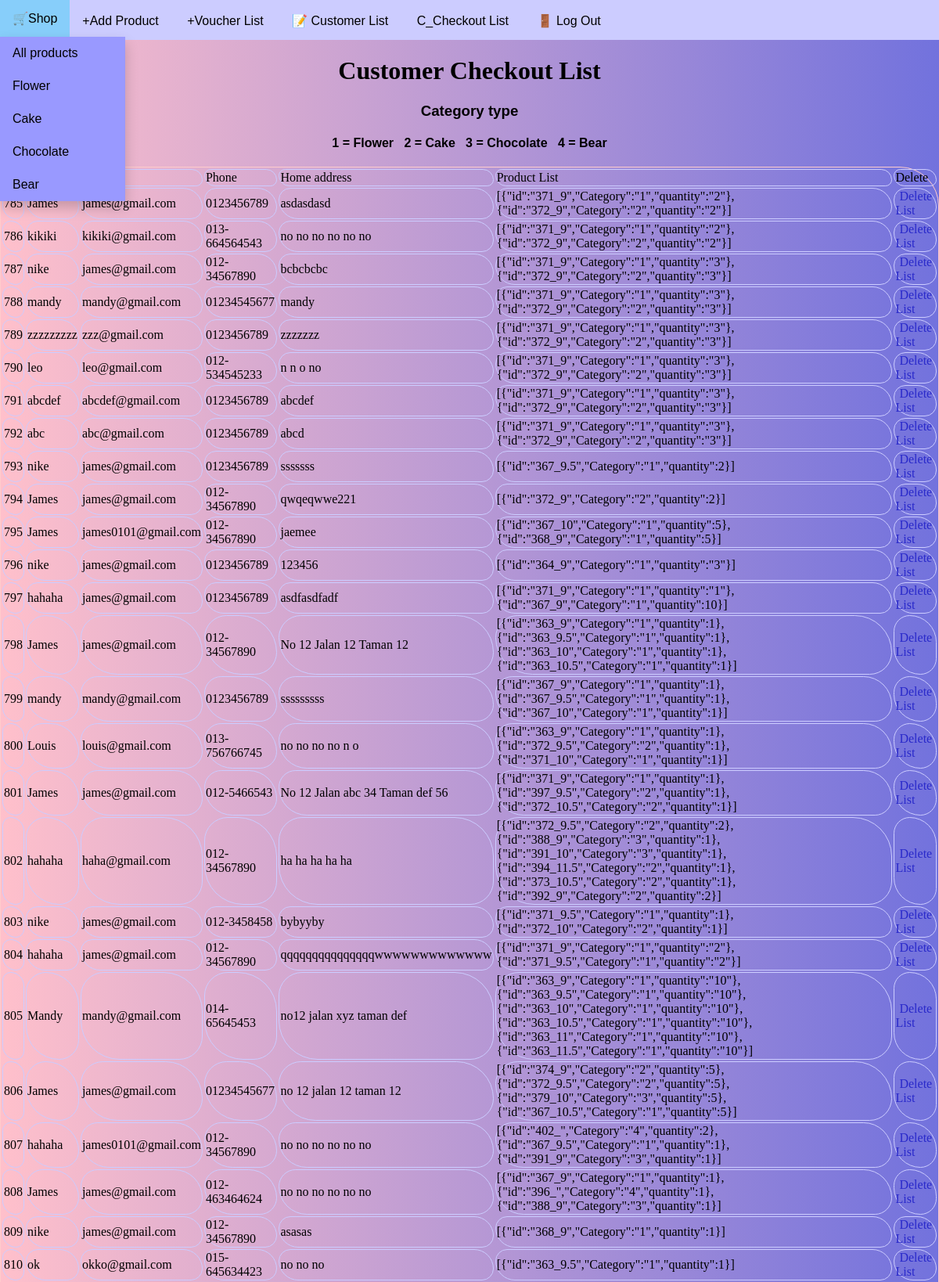
Page /checkout_list.php (upper part) on the committed database.
### tables this page shows
CREATE TABLE `checkout` (
  `id` int(11) NOT NULL,
  `name` varchar(50) NOT NULL,
  `email` varchar(255) NOT NULL,
  `phone` varchar(13) NOT NULL,
  `address` varchar(2000) NOT NULL,
  `details` varchar(2555) NOT NULL
);

### checkout_list.php (the view, shortened to what this page needs)
<?php
include ('connection.php');
$result = mysqli_query($condb,"SELECT * FROM checkout");
?>
<!DOCTYPE html>
<html>
<head>
	<link href="css/A_checkout_list.css" rel="stylesheet"/>
	<?php include 'A_header.php';?>
</head>
<body>
    <center><h1>Customer Checkout List</h1>
		<h3>Category type</h3>
		<h4>1 = Flower&nbsp;&nbsp; 2 = Cake&nbsp;&nbsp; 3 = Chocolate&nbsp;&nbsp; 4 = Bear</h4>
        <table>
        <tr>
		<center><td>No.</td></center>
		<center><td>Name</td><center>
		<center><td>Email</td></center>
		<center><td>Phone</td></center>
        <center><td>Home address</td></center>
        <center><td>Product List</td></center>
        <center><td>Delete</td></center>
	  </tr>
			<?php
			while($row = mysqli_fetch_array($result)) {
			?>
	  <tr>
	<td><?php echo $row["id"]; ?></td>
	<td><?php echo $row["name"]; ?></td>
	<td><?php echo $row["email"]; ?></td>
	<td><?php echo $row["phone"]; ?></td>
    <td><?php echo $row["address"]; ?></td>
	<td><?php echo $row["details"]; ?></td>
    <center><td><a class="link" href="A_deletecheckout.php?id=<?php echo $row["id"]; ?>">Delete List</a></td></center>
      </tr>
			<?php
			}
			?>
		</table>
<br><br><br>
	</center>
    </body>
    </html>

### css/A_checkout_list.css (style rules this page uses)
body { background: linear-gradient(to left, rgb(114, 114, 221), pink); margin: 0; font-family: Arial, Helvetica, sans-serif; transition: margin-left 0.5s; }
h1 { font-family:Eras Bold ITC; }
table { font-family: Arial Rounded MT Bold; border:1px solid #FFCCCC; border-radius:30px 50px; }
a { text-decoration: none; padding:5px; color:#2929ca; }
td { border-radius:30px 50px; border:1px solid #CCCCFF; }

### rows in the picture
checkout: id "785", name "James", email "james@gmail.com", phone "0123456789", address "asdasdasd", details "[{\"id\":\"371_9\",\"Category\":\"1\",\"quantity\":\"2\"},{\"id\":\"372_9\",\"Category\":\"2\",\"quantity\":\"2\"}]"
checkout: id "786", name "kikiki", email "kikiki@gmail.com", phone "013-664564543", address "no no no no no no", details "[{\"id\":\"371_9\",\"Category\":\"1\",\"quantity\":\"2\"},{\"id\":\"372_9\",\"Category\":\"2\",\"quantity\":\"2\"}]"
checkout: id "787", name "nike", email "james@gmail.com", phone "012-34567890", address "bcbcbcbc", details "[{\"id\":\"371_9\",\"Category\":\"1\",\"quantity\":\"3\"},{\"id\":\"372_9\",\"Category\":\"2\",\"quantity\":\"3\"}]"
checkout: id "788", name "mandy", email "mandy@gmail.com", phone "01234545677", address "mandy", details "[{\"id\":\"371_9\",\"Category\":\"1\",\"quantity\":\"3\"},{\"id\":\"372_9\",\"Category\":\"2\",\"quantity\":\"3\"}]"
checkout: id "789", name "zzzzzzzzz", email "zzz@gmail.com", phone "0123456789", address "zzzzzzz", details "[{\"id\":\"371_9\",\"Category\":\"1\",\"quantity\":\"3\"},{\"id\":\"372_9\",\"Category\":\"2\",\"quantity\":\"3\"}]"
checkout: id "790", name "leo", email "leo@gmail.com", phone "012-534545233", address "n n o no", details "[{\"id\":\"371_9\",\"Category\":\"1\",\"quantity\":\"3\"},{\"id\":\"372_9\",\"Category\":\"2\",\"quantity\":\"3\"}]"
checkout: id "791", name "abcdef", email "abcdef@gmail.com", phone "0123456789", address "abcdef", details "[{\"id\":\"371_9\",\"Category\":\"1\",\"quantity\":\"3\"},{\"id\":\"372_9\",\"Category\":\"2\",\"quantity\":\"3\"}]"
checkout: id "792", name "abc", email "abc@gmail.com", phone "0123456789", address "abcd", details "[{\"id\":\"371_9\",\"Category\":\"1\",\"quantity\":\"3\"},{\"id\":\"372_9\",\"Category\":\"2\",\"quantity\":\"3\"}]"
checkout: id "793", name "nike", email "james@gmail.com", phone "0123456789", address "sssssss", details "[{\"id\":\"367_9.5\",\"Category\":\"1\",\"quantity\":2}]"
checkout: id "794", name "James", email "james@gmail.com", phone "012-34567890", address "qwqeqwwe221", details "[{\"id\":\"372_9\",\"Category\":\"2\",\"quantity\":2}]"
checkout: id "795", name "James", email "james0101@gmail.com", phone "012-34567890", address "jaemee", details "[{\"id\":\"367_10\",\"Category\":\"1\",\"quantity\":5},{\"id\":\"368_9\",\"Category\":\"1\",\"quantity\":5}]"
checkout: id "796", name "nike", email "james@gmail.com", phone "0123456789", address "123456", details "[{\"id\":\"364_9\",\"Category\":\"1\",\"quantity\":\"3\"}]"
checkout: id "797", name "hahaha", email "james@gmail.com", phone "0123456789", address "asdfasdfadf", details "[{\"id\":\"371_9\",\"Category\":\"1\",\"quantity\":\"1\"},{\"id\":\"367_9\",\"Category\":\"1\",\"quantity\":10}]"
checkout: id "798", name "James", email "james@gmail.com", phone "012-34567890", address "No 12 Jalan 12 Taman 12", details "[{\"id\":\"363_9\",\"Category\":\"1\",\"quantity\":1},{\"id\":\"363_9.5\",\"Category\":\"1\",\"quantity\":1},{\"id\":\"363_10\",\"Category\":\"1\",\"quantity\":1},{\"id\":\"363_10.5\",\"Category\":\"1\",\"quantity\":1}]"
checkout: id "799", name "mandy", email "mandy@gmail.com", phone "0123456789", address "sssssssss", details "[{\"id\":\"367_9\",\"Category\":\"1\",\"quantity\":1},{\"id\":\"367_9.5\",\"Category\":\"1\",\"quantity\":1},{\"id\":\"367_10\",\"Category\":\"1\",\"quantity\":1}]"
checkout: id "800", name "Louis", email "louis@gmail.com", phone "013-756766745", address "no no no no n o", details "[{\"id\":\"363_9\",\"Category\":\"1\",\"quantity\":1},{\"id\":\"372_9.5\",\"Category\":\"2\",\"quantity\":1},{\"id\":\"371_10\",\"Category\":\"1\",\"quantity\":1}]"
checkout: id "801", name "James", email "james@gmail.com", phone "012-5466543", address "No 12 Jalan abc 34 Taman def 56", details "[{\"id\":\"371_9\",\"Category\":\"1\",\"quantity\":1},{\"id\":\"397_9.5\",\"Category\":\"2\",\"quantity\":1},{\"id\":\"372_10.5\",\"Category\":\"2\",\"quantity\":1}]"
checkout: id "802", name "hahaha", email "haha@gmail.com", phone "012-34567890", address "ha ha ha ha ha", details "[{\"id\":\"372_9.5\",\"Category\":\"2\",\"quantity\":2},{\"id\":\"388_9\",\"Category\":\"3\",\"quantity\":1},{\"id\":\"391_10\",\"Category\":\"3\",\"quantity\":1},{\"id\":\"394_11.5\",\"Category\":\"2\",\"quantity\":1},{\"id\":\"373_10.5\",\"Category\":\"2\",\"quantity\":1},{\"id\":\"392_9\",\"Category\":\"2\",\"quantity\":2}]"
checkout: id "803", name "nike", email "james@gmail.com", phone "012-3458458", address "bybyyby", details "[{\"id\":\"371_9.5\",\"Category\":\"1\",\"quantity\":1},{\"id\":\"372_10\",\"Category\":\"2\",\"quantity\":1}]"
checkout: id "804", name "hahaha", email "james@gmail.com", phone "012-34567890", address "qqqqqqqqqqqqqqqwwwwwwwwwwwww", details "[{\"id\":\"371_9\",\"Category\":\"1\",\"quantity\":\"2\"},{\"id\":\"371_9.5\",\"Category\":\"1\",\"quantity\":\"2\"}]"
checkout: id "805", name "Mandy", email "mandy@gmail.com", phone "014-65645453", address "no12 jalan xyz taman def", details "[{\"id\":\"363_9\",\"Category\":\"1\",\"quantity\":\"10\"},{\"id\":\"363_9.5\",\"Category\":\"1\",\"quantity\":\"10\"},{\"id\":\"363_10\",\"Category\":\"1\",\"quantity\":\"10\"},{\"id\":\"363_10.5\",\"Category\":\"1\",\"quantity\":\"10\"},{\"id\":\"363_11\",\"Category\":\"1\",\"quantity\":\"10\"},{\"id\":\"363_11.5\",\"Category\":\"1\",\"quantity\":\"10\"}]"
checkout: id "806", name "James", email "james@gmail.com", phone "01234545677", address "no 12 jalan 12 taman 12", details "[{\"id\":\"374_9\",\"Category\":\"2\",\"quantity\":5},{\"id\":\"372_9.5\",\"Category\":\"2\",\"quantity\":5},{\"id\":\"379_10\",\"Category\":\"3\",\"quantity\":5},{\"id\":\"367_10.5\",\"Category\":\"1\",\"quantity\":5}]"
checkout: id "807", name "hahaha", email "james0101@gmail.com", phone "012-34567890", address "no no no no no no", details "[{\"id\":\"402_\",\"Category\":\"4\",\"quantity\":2},{\"id\":\"367_9.5\",\"Category\":\"1\",\"quantity\":1},{\"id\":\"391_9\",\"Category\":\"3\",\"quantity\":1}]"
checkout: id "808", name "James", email "james@gmail.com", phone "012-463464624", address "no no no no no no", details "[{\"id\":\"367_9\",\"Category\":\"1\",\"quantity\":1},{\"id\":\"396_\",\"Category\":\"4\",\"quantity\":1},{\"id\":\"388_9\",\"Category\":\"3\",\"quantity\":1}]"
checkout: id "809", name "nike", email "james@gmail.com", phone "012-34567890", address "asasas", details "[{\"id\":\"368_9\",\"Category\":\"1\",\"quantity\":1}]"
checkout: id "810", name "ok", email "okko@gmail.com", phone "015-645634423", address "no no no", details "[{\"id\":\"363_9.5\",\"Category\":\"1\",\"quantity\":1}]"
